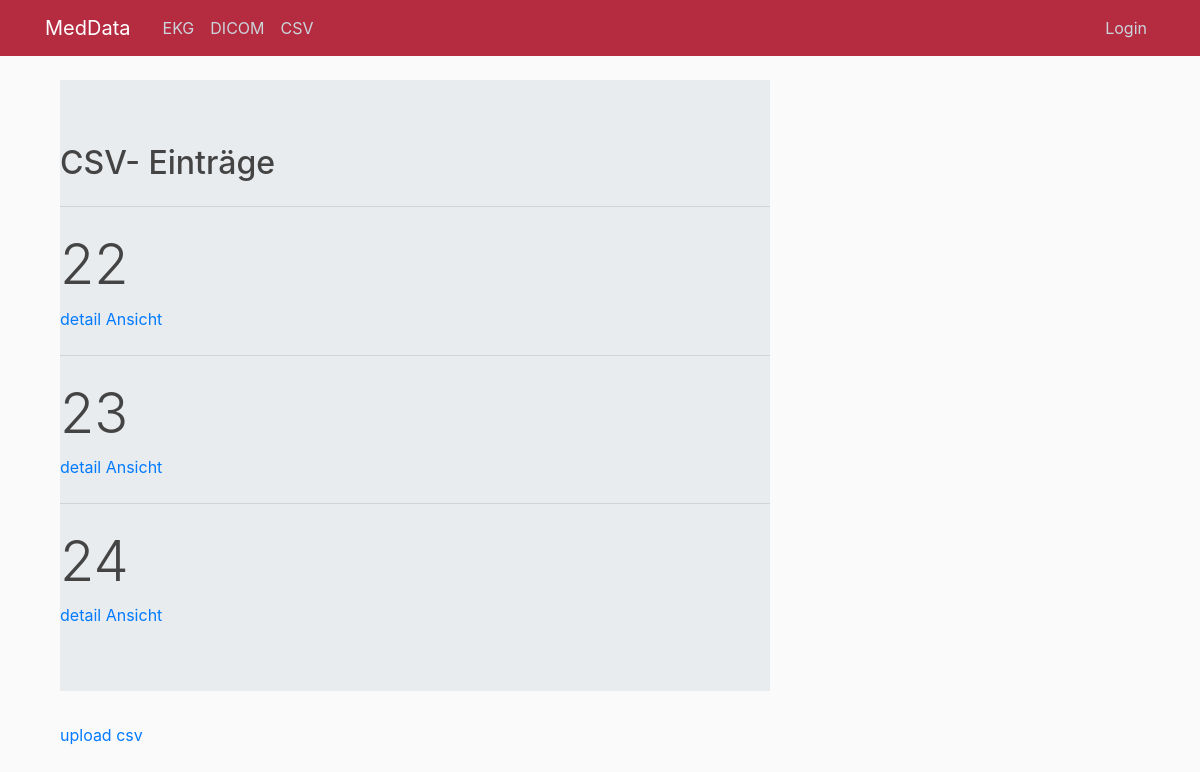
The app's page /csv, older data.
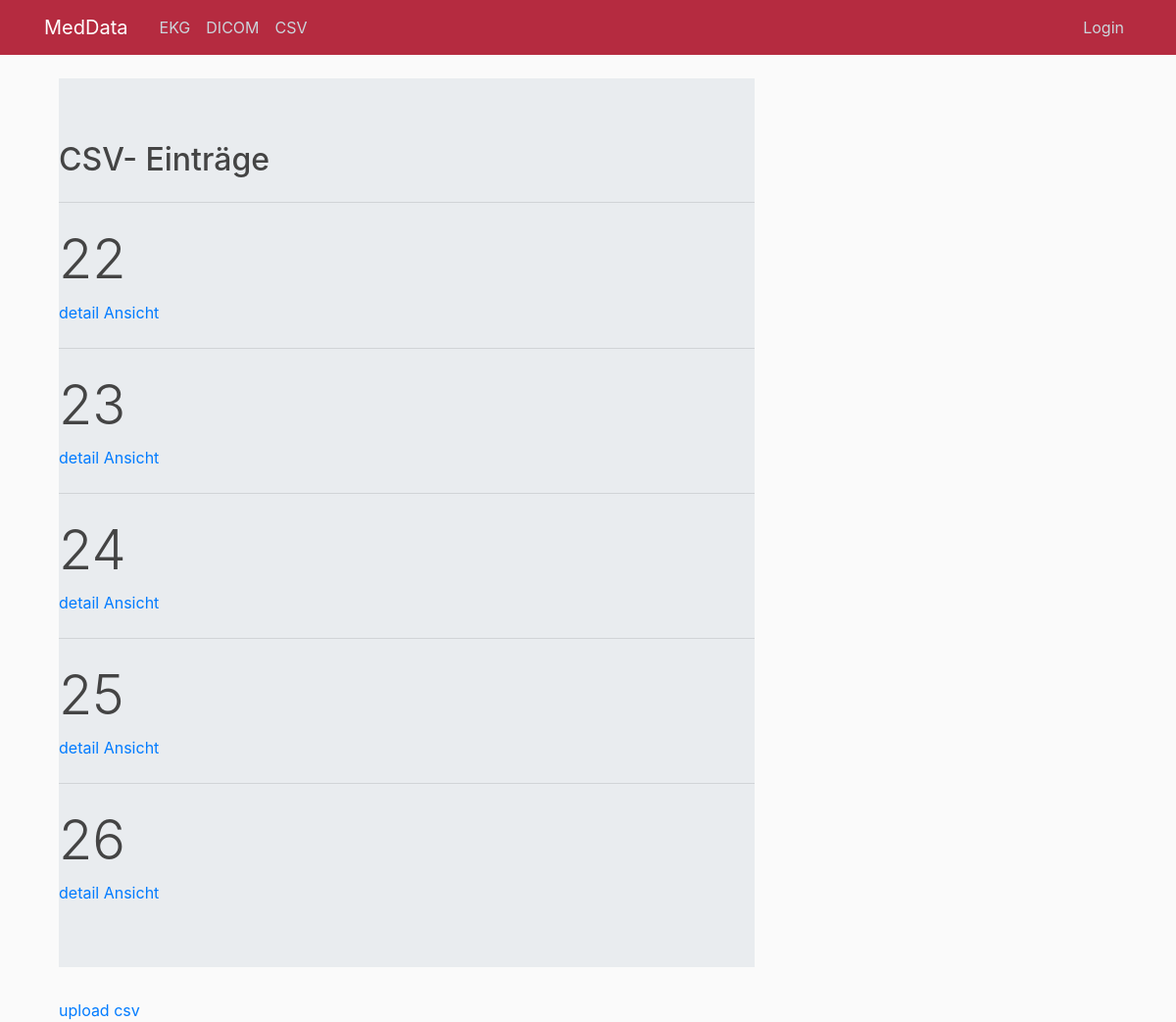
The same page, newer data.
### csv_viewer/models.py (models this page shows, shortened)
class csvFileModel(models.Model):
    f_uuid = models.AutoField(primary_key=True)
    f_name = models.CharField(max_length=50)
    f_firstRow = models.IntegerField(max_length=20)
    f_lasttRow = models.IntegerField(max_length=20)
    c_parameter = models.CharField(max_length=200)

### csv_viewer/views.py (the view)
# urls.py: path('', views.home, name='csv-home'),
def home(request):
    csv_files = csvFileModel.objects.values('f_uuid')
    csv_name = csvFileModel.objects.values('f_name')
    context = {
        'dataLists': csv_files,
        'names': csv_name,
    }
    return render(request, 'csv_viewer/csv_list.html', context)

### csv_viewer/templates/csv_viewer/csv_list.html
{% extends "startpage/base.html" %}
{% block content %}
<body>
    <div class="jumbotron jumbotron-fluid" type="content">
        <h2 class="mx-auto">CSV- Einträge</h2>
        {% for dL in dataLists%} <hr class="my-4">
        <h5 class="display-4" >{{dL.f_uuid}}</h5>
        <a href="{% url 'csv-detail' value=dL.f_uuid %}">detail Ansicht</a>
        {% endfor %}
    </div>
    <a href="{% url 'contact_upload'%}"> upload csv</a>
</body>
{% endblock content %}

### startpage/templates/startpage/base.html (shortened to what this page needs)
{% load static %}
<!doctype html>
    <head>
        <link rel="stylesheet" href="https://maxcdn.bootstrapcdn.com/bootstrap/4.0.0/css/bootstrap.min.css">
        <link rel="stylesheet" type="text/css" href="{% static 'startpage/main.css' %}">
    </head>
    <body>
        <header class="site-header">
          <nav class="navbar navbar-expand-md navbar-dark bg-steel fixed-top">
            <div class="container">
              <a class="navbar-brand mr-4" href="/">MedData</a>
              <div class="collapse navbar-collapse" id="navbarToggle">
                <div class="navbar-nav mr-auto">
                  <a class="nav-item nav-link" href="{% url 'ekgFromStart' %}">EKG</a>
                  <a class="nav-item nav-link" href="{% url 'dicomFromStart' %}">DICOM</a>
                  <a class="nav-item nav-link" href="{% url 'csvFromStart' %}">CSV</a>
                </div>
                <div class="navbar-nav">
                  <a class="nav-item nav-link" href="/admin">Login</a>
                </div>
              </div>
            </div>
          </nav>
        </header>
        <main role="main" class="container">
            <div class="col-md-8">
                <div>
                    {% block content %}{% endblock %}
                </div>
            </div>
        </main>
    </body>
<html lang="en">

### startpage/static/startpage/main.css (style rules this page uses)
body { background: #fafafa; color: #333333; margin-top: 5rem; }
h1, h2, h3, h4, h5, h6 { color: #444444; }
.bg-steel { background-color: #b52b40; }
.site-header .navbar-nav .nav-link { color: #cbd5db; }

Row changes from the older to the newer data that the page shows:
added csvFileModel: f_uuid "25"
added csvFileModel: f_uuid "26"
